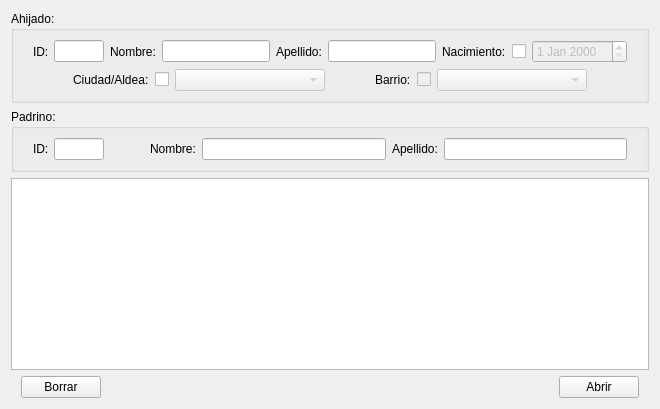
      <widget class="QWidget" name="tab_search">
       <property name="accessibleName">
        <string/>
       </property>
       <attribute name="title">
        <string>s1</string>
       </attribute>
       <layout class="QVBoxLayout" name="verticalLayout_3">
        <item>
         <widget class="QGroupBox" name="tab0_GodSon">
          <property name="title">
           <string>Ahijado:</string>
          </property>
          <layout class="QVBoxLayout" name="verticalLayout_2">
           <item>
            <layout class="QHBoxLayout" name="horizontalLayout_13">
             <item>
              <spacer name="horizontalSpacer_7">
               <property name="orientation">
                <enum>Qt::Horizontal</enum>
               </property>
               <property name="sizeType">
                <enum>QSizePolicy::Fixed</enum>
               </property>
               <property name="sizeHint" stdset="0">
                <size>
                 <width>10</width>
                 <height>20</height>
                </size>
               </property>
              </spacer>
             </item>
             <item>
              <layout class="QHBoxLayout" name="horizontalLayout">
               <item>
                <widget class="QLabel" name="label">
                 <property name="maximumSize">
                  <size>
                   <width>15</width>
                   <height>16777215</height>
                  </size>
                 </property>
                 <property name="text">
                  <string>ID:</string>
                 </property>
                </widget>
               </item>
               <item>
                <widget class="QLineEdit" name="tab0_GodSon_ID">
                 <property name="sizePolicy">
                  <sizepolicy hsizetype="Fixed" vsizetype="Fixed">
                   <horstretch>0</horstretch>
                   <verstretch>0</verstretch>
                  </sizepolicy>
                 </property>
                 <property name="maximumSize">
                  <size>
                   <width>50</width>
                   <height>16777215</height>
                  </size>
                 </property>
                 <property name="toolTip">
                  <string>&lt;html&gt;&lt;head/&gt;&lt;body&gt;&lt;p&gt;Ingrese el ID de cuatro dígitos del ahijado.&lt;/p&gt;&lt;p&gt;Ejemplo: A123&lt;/p&gt;&lt;/body&gt;&lt;/html&gt;</string>
                 </property>
                 <property name="text">
                  <string/>
                 </property>
                </widget>
               </item>
              </layout>
             </item>
             <item>
              <layout class="QHBoxLayout" name="horizontalLayout_2">
               <item>
                <widget class="QLabel" name="label_2">
                 <property name="text">
                  <string>Nombre:</string>
                 </property>
                </widget>
               </item>
               <item>
                <widget class="QLineEdit" name="tab0_GodSon_Name">
                 <property name="toolTip">
                  <string>&lt;html&gt;&lt;head/&gt;&lt;body&gt;&lt;p&gt;Ingrese el nombre del ahijado.&lt;/p&gt;&lt;/body&gt;&lt;/html&gt;</string>
                 </property>
                </widget>
               </item>
              </layout>
             </item>
             <item>
              <layout class="QHBoxLayout" name="horizontalLayout_3">
               <item>
                <widget class="QLabel" name="label_3">
                 <property name="text">
                  <string>Apellido:</string>
                 </property>
                </widget>
               </item>
               <item>
                <widget class="QLineEdit" name="tab0_GodSon_Surname">
                 <property name="toolTip">
                  <string>&lt;html&gt;&lt;head/&gt;&lt;body&gt;&lt;p&gt;Ingrese el apellido del ahijado.&lt;/p&gt;&lt;/body&gt;&lt;/html&gt;</string>
                 </property>
                </widget>
               </item>
              </layout>
             </item>
             <item>
              <layout class="QHBoxLayout" name="horizontalLayout_4">
               <item>
                <widget class="QLabel" name="label_4">
                 <property name="text">
                  <string>Nacimiento:</string>
                 </property>
                </widget>
               </item>
               <item>
                <widget class="QCheckBox" name="tab0_GodSon_DateCheckBox">
                 <property name="text">
                  <string/>
                 </property>
                </widget>
               </item>
               <item>
                <widget class="QDateEdit" name="tab0_GodSon_Date">
                 <property name="enabled">
                  <bool>false</bool>
                 </property>
                 <property name="sizePolicy">
                  <sizepolicy hsizetype="Expanding" vsizetype="Fixed">
                   <horstretch>0</horstretch>
                   <verstretch>0</verstretch>
                  </sizepolicy>
                 </property>
                 <property name="toolTip">
                  <string>&lt;html&gt;&lt;head/&gt;&lt;body&gt;&lt;p&gt;Ingrese la fecha de nacimiento del ahijado.&lt;/p&gt;&lt;p&gt;Ejemplo: 20/01/1999&lt;/p&gt;&lt;/body&gt;&lt;/html&gt;</string>
                 </property>
                </widget>
               </item>
              </layout>
             </item>
             <item>
              <spacer name="horizontalSpacer_8">
               <property name="orientation">
                <enum>Qt::Horizontal</enum>
               </property>
               <property name="sizeType">
                <enum>QSizePolicy::Fixed</enum>
               </property>
               <property name="sizeHint" stdset="0">
                <size>
                 <width>10</width>
                 <height>20</height>
                </size>
               </property>
              </spacer>
             </item>
            </layout>
           </item>
           <item>
            <layout class="QHBoxLayout" name="horizontalLayout_12">
             <item>
              <spacer name="horizontalSpacer_9">
               <property name="orientation">
                <enum>Qt::Horizontal</enum>
               </property>
               <property name="sizeType">
                <enum>QSizePolicy::Fixed</enum>
               </property>
               <property name="sizeHint" stdset="0">
                <size>
                 <width>50</width>
                 <height>20</height>
                </size>
               </property>
              </spacer>
             </item>
             <item>
              <layout class="QHBoxLayout" name="horizontalLayout_5">
               <item>
                <widget class="QLabel" name="label_5">
                 <property name="text">
                  <string>Ciudad/Aldea:</string>
                 </property>
                </widget>
               </item>
               <item>
                <widget class="QCheckBox" name="tab0_GodSon_CityCheckBox">
                 <property name="text">
                  <string/>
                 </property>
                </widget>
               </item>
               <item>
                <widget class="QComboBox" name="tab0_GodSon_City">
                 <property name="enabled">
                  <bool>false</bool>
                 </property>
                 <property name="sizePolicy">
                  <sizepolicy hsizetype="Expanding" vsizetype="Fixed">
                   <horstretch>0</horstretch>
                   <verstretch>0</verstretch>
                  </sizepolicy>
                 </property>
                 <property name="minimumSize">
                  <size>
                   <width>150</width>
                   <height>0</height>
                  </size>
                 </property>
                 <property name="toolTip">
                  <string>&lt;html&gt;&lt;head/&gt;&lt;body&gt;&lt;p&gt;Seleccione la ciudad o aldea del ahijado.&lt;/p&gt;&lt;/body&gt;&lt;/html&gt;</string>
                 </property>
                 <property name="editable">
                  <bool>false</bool>
                 </property>
                </widget>
               </item>
              </layout>
             </item>
             <item>
              <spacer name="horizontalSpacer_5">
               <property name="orientation">
                <enum>Qt::Horizontal</enum>
               </property>
               <property name="sizeHint" stdset="0">
                <size>
                 <width>40</width>
                 <height>20</height>
                </size>
               </property>
              </spacer>
             </item>
             <item>
              <layout class="QHBoxLayout" name="horizontalLayout_6">
               <item>
                <widget class="QLabel" name="label_6">
                 <property name="text">
                  <string>Barrio:</string>
                 </property>
                </widget>
               </item>
               <item>
                <widget class="QCheckBox" name="tab0_GodSon_NeighborhoodCheckBox">
                 <property name="enabled">
                  <bool>false</bool>
                 </property>
                 <property name="text">
                  <string/>
                 </property>
                 <property name="checked">
                  <bool>false</bool>
                 </property>
                </widget>
               </item>
               <item>
                <widget class="QComboBox" name="tab0_GodSon_Neighborhood">
                 <property name="enabled">
                  <bool>false</bool>
                 </property>
                 <property name="sizePolicy">
                  <sizepolicy hsizetype="Expanding" vsizetype="Fixed">
                   <horstretch>40</horstretch>
                   <verstretch>0</verstretch>
                  </sizepolicy>
                 </property>
                 <property name="minimumSize">
                  <size>
                   <width>150</width>
                   <height>0</height>
                  </size>
                 </property>
                 <property name="toolTip">
                  <string>&lt;html&gt;&lt;head/&gt;&lt;body&gt;&lt;p&gt;Seleccione el barrio del ahijado.&lt;/p&gt;&lt;/body&gt;&lt;/html&gt;</string>
                 </property>
                 <property name="editable">
                  <bool>false</bool>
                 </property>
                </widget>
               </item>
              </layout>
             </item>
             <item>
              <spacer name="horizontalSpacer_10">
               <property name="orientation">
                <enum>Qt::Horizontal</enum>
               </property>
               <property name="sizeType">
                <enum>QSizePolicy::Fixed</enum>
               </property>
               <property name="sizeHint" stdset="0">
                <size>
                 <width>50</width>
                 <height>20</height>
                </size>
               </property>
              </spacer>
             </item>
            </layout>
           </item>
          </layout>
         </widget>
        </item>
        <item>
         <widget class="QGroupBox" name="tab0_GodParent">
          <property name="title">
           <string>Padrino:</string>
          </property>
          <layout class="QHBoxLayout" name="horizontalLayout_11">
           <item>
            <layout class="QHBoxLayout" name="horizontalLayout_10">
             <item>
              <spacer name="horizontalSpacer_2">
               <property name="orientation">
                <enum>Qt::Horizontal</enum>
               </property>
               <property name="sizeType">
                <enum>QSizePolicy::Minimum</enum>
               </property>
               <property name="sizeHint" stdset="0">
                <size>
                 <width>10</width>
                 <height>20</height>
                </size>
               </property>
              </spacer>
             </item>
             <item>
              <layout class="QHBoxLayout" name="horizontalLayout_9">
               <property name="sizeConstraint">
                <enum>QLayout::SetFixedSize</enum>
               </property>
               <item>
                <widget class="QLabel" name="label_9">
                 <property name="sizePolicy">
                  <sizepolicy hsizetype="Fixed" vsizetype="Preferred">
                   <horstretch>0</horstretch>
                   <verstretch>0</verstretch>
                  </sizepolicy>
                 </property>
                 <property name="maximumSize">
                  <size>
                   <width>15</width>
                   <height>16777215</height>
                  </size>
                 </property>
                 <property name="text">
                  <string>ID:</string>
                 </property>
                </widget>
               </item>
               <item>
                <widget class="QLineEdit" name="tab0_GodParent_ID">
                 <property name="sizePolicy">
                  <sizepolicy hsizetype="Fixed" vsizetype="Fixed">
                   <horstretch>0</horstretch>
                   <verstretch>0</verstretch>
                  </sizepolicy>
                 </property>
                 <property name="maximumSize">
                  <size>
                   <width>50</width>
                   <height>16777215</height>
                  </size>
                 </property>
                 <property name="toolTip">
                  <string>&lt;html&gt;&lt;head/&gt;&lt;body&gt;&lt;p&gt;Ingrese el ID de cuatro dígitos numéricos del padrino.&lt;/p&gt;&lt;p&gt;Ejemplo: 1234&lt;/p&gt;&lt;/body&gt;&lt;/html&gt;</string>
                 </property>
                 <property name="text">
                  <string/>
                 </property>
                </widget>
               </item>
              </layout>
             </item>
             <item>
              <spacer name="horizontalSpacer">
               <property name="orientation">
                <enum>Qt::Horizontal</enum>
               </property>
               <property name="sizeType">
                <enum>QSizePolicy::Preferred</enum>
               </property>
               <property name="sizeHint" stdset="0">
                <size>
                 <width>40</width>
                 <height>20</height>
                </size>
               </property>
              </spacer>
             </item>
             <item>
              <layout class="QHBoxLayout" name="horizontalLayout_7">
               <item>
                <widget class="QLabel" name="label_7">
                 <property name="text">
                  <string>Nombre:</string>
                 </property>
                </widget>
               </item>
               <item>
                <widget class="QLineEdit" name="tab0_GodParent_Name">
                 <property name="sizePolicy">
                  <sizepolicy hsizetype="Expanding" vsizetype="Fixed">
                   <horstretch>0</horstretch>
                   <verstretch>0</verstretch>
                  </sizepolicy>
                 </property>
                 <property name="minimumSize">
                  <size>
                   <width>175</width>
                   <height>0</height>
                  </size>
                 </property>
                 <property name="toolTip">
                  <string>&lt;html&gt;&lt;head/&gt;&lt;body&gt;&lt;p&gt;Ingrese el nombre del padrino.&lt;/p&gt;&lt;/body&gt;&lt;/html&gt;</string>
                 </property>
                </widget>
               </item>
              </layout>
             </item>
             <item>
              <layout class="QHBoxLayout" name="horizontalLayout_8">
               <item>
                <widget class="QLabel" name="label_8">
                 <property name="text">
                  <string>Apellido:</string>
                 </property>
                </widget>
               </item>
               <item>
                <widget class="QLineEdit" name="tab0_GodParent_Surname">
                 <property name="sizePolicy">
                  <sizepolicy hsizetype="Expanding" vsizetype="Fixed">
                   <horstretch>0</horstretch>
                   <verstretch>0</verstretch>
                  </sizepolicy>
                 </property>
                 <property name="minimumSize">
                  <size>
                   <width>175</width>
                   <height>0</height>
                  </size>
                 </property>
                 <property name="toolTip">
                  <string>&lt;html&gt;&lt;head/&gt;&lt;body&gt;&lt;p&gt;Ingrese el apellido del padrino.&lt;/p&gt;&lt;/body&gt;&lt;/html&gt;</string>
                 </property>
                </widget>
               </item>
              </layout>
             </item>
             <item>
              <spacer name="horizontalSpacer_4">
               <property name="orientation">
                <enum>Qt::Horizontal</enum>
               </property>
               <property name="sizeType">
                <enum>QSizePolicy::Minimum</enum>
               </property>
               <property name="sizeHint" stdset="0">
                <size>
                 <width>10</width>
                 <height>20</height>
                </size>
               </property>
              </spacer>
             </item>
            </layout>
           </item>
          </layout>
         </widget>
        </item>
        <item>
         <widget class="QTableView" name="tab0_TableView"/>
        </item>
        <item>
         <layout class="QHBoxLayout" name="horizontalLayout_14">
          <item>
           <spacer name="horizontalSpacer_33">
            <property name="orientation">
             <enum>Qt::Horizontal</enum>
            </property>
            <property name="sizeType">
             <enum>QSizePolicy::Preferred</enum>
            </property>
            <property name="sizeHint" stdset="0">
             <size>
              <width>10</width>
              <height>20</height>
             </size>
            </property>
           </spacer>
          </item>
          <item>
           <widget class="QPushButton" name="tab0_Erase">
            <property name="text">
             <string>Borrar</string>
            </property>
           </widget>
          </item>
          <item>
           <spacer name="horizontalSpacer_3">
            <property name="orientation">
             <enum>Qt::Horizontal</enum>
            </property>
            <property name="sizeHint" stdset="0">
             <size>
              <width>40</width>
              <height>20</height>
             </size>
            </property>
           </spacer>
          </item>
          <item>
           <widget class="QPushButton" name="tab0_SearchOpen">
            <property name="sizePolicy">
             <sizepolicy hsizetype="Fixed" vsizetype="Fixed">
              <horstretch>0</horstretch>
              <verstretch>0</verstretch>
             </sizepolicy>
            </property>
            <property name="minimumSize">
             <size>
              <width>50</width>
              <height>0</height>
             </size>
            </property>
            <property name="text">
             <string>Abrir</string>
            </property>
           </widget>
          </item>
          <item>
           <spacer name="horizontalSpacer_6">
            <property name="orientation">
             <enum>Qt::Horizontal</enum>
            </property>
            <property name="sizeType">
             <enum>QSizePolicy::Preferred</enum>
            </property>
            <property name="sizeHint" stdset="0">
             <size>
              <width>10</width>
              <height>20</height>
             </size>
            </property>
           </spacer>
          </item>
         </layout>
        </item>
       </layout>
      </widget>
